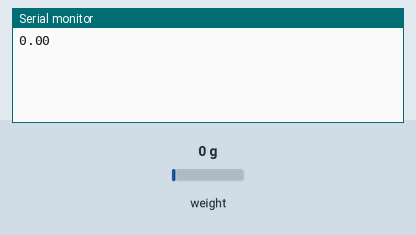
The sketch below on a simulated Arduino Uno, built with avr-gcc and run on an emulated ATmega328P. On the bench: the last lines printed to the serial monitor. Inputs (shaded band) come from the test bench; at power-on: weight on the scale 0 g.

Above: at 2.4 s.
2.5 s: weight on the scale set to 100 g
At 4.3 s:
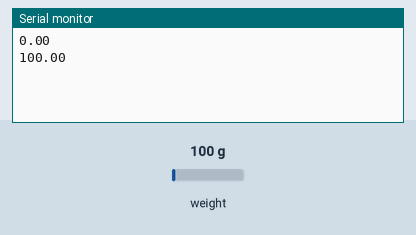
4.5 s: weight on the scale set to 1250 g
At 6.3 s:
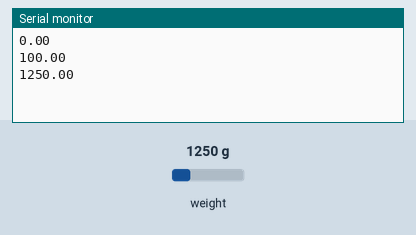
Timing chart, 0 to 7.8 s (numbered marks = the images above; inputs shaded):
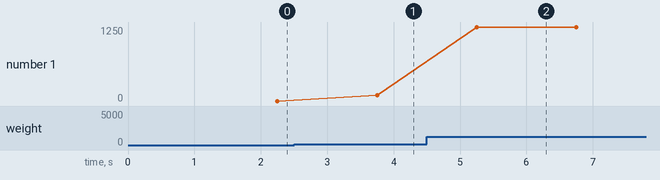

Measured:
- after the input at 2.5 s, the serial monitor: prints a new line after 1.3 s (image 1)
- after the input at 4.5 s, the serial monitor: prints a new line after 0.75 s (image 2)
- plotted number 1: 0 → 100 after the input at 2.5 s, 100 → 1250 after the input at 4.5 s

The sketch:

Celda.ino
```cpp
#include "HX711.h"
const int CELDA_DATA_PIN = 19;
const int CELDA_SCK_PIN = 18;
HX711 bascula;

void setup() {
  // put your setup code here, to run once:
  Serial.begin(115200);
  bascula.begin(CELDA_DATA_PIN, CELDA_SCK_PIN);
  delay(250);

  bascula.set_scale(1001.19);//Calibración de la celda
  bascula.tare(10);  // Hacer 10 lecturas, el promedio es la tara

}

void loop() {
  // put your main code here, to run repeatedly:
  if (bascula.is_ready())
  {
    float reading = bascula.get_units(10);
    Serial.println(reading);
  }
  else
  Serial.println("Celda no encontrada");
  delay(500);

}
```
